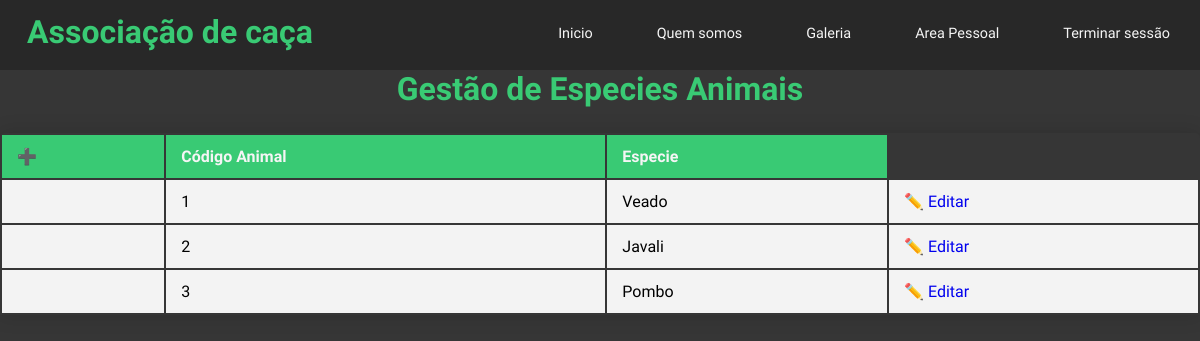
The app's page /admin/p_gestAnimais.php (signed in) with its own data.
### tables this page shows
CREATE TABLE `tipoanimal` (
  `codAnimal` int(11) NOT NULL,
  `especie` varchar(50) NOT NULL,
  `ativo` bit(1) NOT NULL
);

### admin/p_gestAnimais.php (the view, shortened to what this page needs)
<!DOCTYPE html>
<html lang="en">
    <head>
        <link rel="stylesheet" href="../css/style.css">
    </head>
    <body>
        <?php
            if(isset($_SESSION['utilizador']))
            {
                $sql = "SELECT codPerfil FROM utilizador WHERE nomeUser = '".$_SESSION["utilizador"]."'";
                $res = mysqli_query($conn, $sql);
                $row = mysqli_fetch_array($res);
                if($row['codPerfil'] == ADMIN)
                {
        ?>
                    <header>
                        <div class="navbar">
                            <h1>Associação de caça</h1>
                            <ul>
                                <li><a href='../index.php'>Inicio</a></li>
                                <li><a href='../about.php'>Quem somos</a></li>
                                <li><a href='../gallery.php'>Galeria</a></li>
                                <li><a href='../p_areaPessoal.php'>Area Pessoal</a></li>
                                <li><a href='../logout/logout.php'>Terminar sessão</a></li>
                            </ul>
                        </div>
                    </header>
        <?php
                   $sql = "SELECT * FROM tipoanimal";
                   $res = mysqli_query($conn, $sql);
                    echo
                    "
                    <h1>Gestão de Especies Animais</h1>
                        <div class='content_table'>
                            <table width='100%'>
                                <thead>
                                    <tr>
                                        <th>
                                            <a href='p_addAnimais.php'>➕</a>
                                        </th>
                                        <th>Código Animal</th>
                                        <th>Especie</th>
                                    </tr>
                                </thead>
                    ";
                    while($row = mysqli_fetch_array($res))
                    {
                                echo
                                "
                                <tbody>
                                    <tr>
                                        <td></td>
                                        <td>".$row['codAnimal']."</td>
                                        <td>".$row['especie']."</td>
                                        <td><a href='p_editarAnimal.php?codAnimal=".$row["codAnimal"]."'>✏️ Editar</a></td>
                                    </tr>
                                </tbody>
                                ";
                    }
                    echo
                    "
                            </table>
                        </div>
                    ";
                }
            }
            else
            {
                header('refresh:0; ../index.php');
            }
        ?>
    </body>
</html>

### css/style.css (style rules this page uses)
* { margin: 0px; padding: 0px; font-family: 'Open Sans Condensed', sans-serif; }
body { background: #363636; box-sizing: border-box; }
h1, h2, h3 { text-align: center; color: #39ca74; }
.navbar { width: 100%; height: 70px; background-color: #282828; }
.navbar h1 { position: absolute; padding: 3px; float: left; margin-left: 2%; margin-top: 10px; color: #39ca74; }
.navbar ul { width: auto; float: right; margin-top: 8px; }
.navbar li { display: inline-block; padding: 15px 30px; }
.navbar a { text-align: center; color: whitesmoke; text-decoration: none; font-size: 1.2vw; }
.content_table { border-collapse: collapse; margin: 25px 0; min-width: 400px; border-radius: 5px 5px 0 0; overflow: hidden; box-shadow: 0 0 20px rgba(0,0,0,0.15); }
.content_table thead tr { background-color: #39ca74; color: whitesmoke; text-align: left; font-weight: bold; }
.content_table th, td { padding: 12px 15px; }
.content_table tbody tr { background-color: #f3f3f3; }
.content_table a { text-decoration: none; }

### records on screen
tipoanimal: codAnimal "1", especie "Veado"
tipoanimal: codAnimal "2", especie "Javali"
tipoanimal: codAnimal "3", especie "Pombo"
